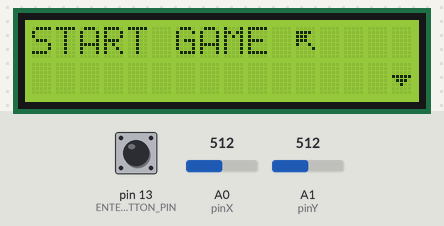
Recording of a sketch running on a simulated Arduino Uno, built with avr-gcc and run on an emulated ATmega328P. On the bench: 16×2 character LCD. The test bench sets the inputs (shaded band); at power-on: A0 (pinX) = 512, pin 13 (ENTER_BUTTON_PIN) LOW, A1 (pinY) = 512. What the sketch prints to the serial monitor is not drawn.

Above: at 1.2 s.
1.3 s: A0 (pinX) set to 313
2.8 s: A0 (pinX) set to 281
At 3.9 s:
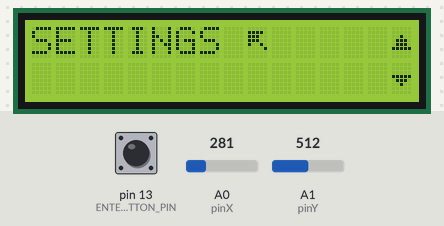
4.5 s: pin 13 (ENTER_BUTTON_PIN) pulled HIGH for 0.15 s
At 6.0 s:
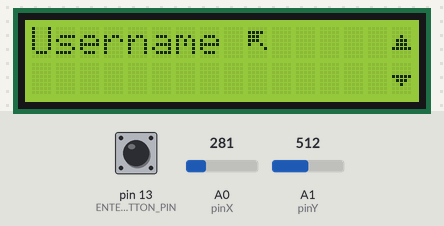
6.3 s: pin 13 (ENTER_BUTTON_PIN) pulled HIGH for 1 s
At 7.55 s:
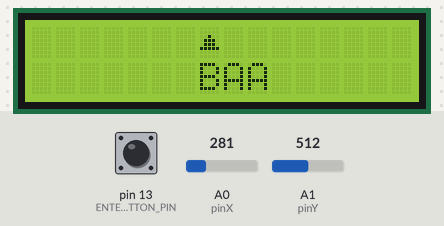
7.9 s: A1 (pinY) set to 684
10.1 s: A1 (pinY) set to 706
At 10.34 s:
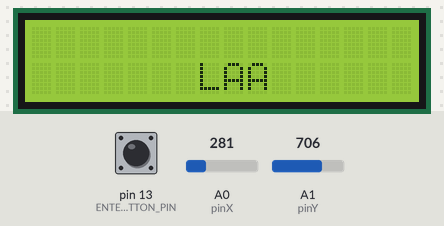
Timing chart, 0 to 13.1 s (numbered marks = the images above; inputs shaded):
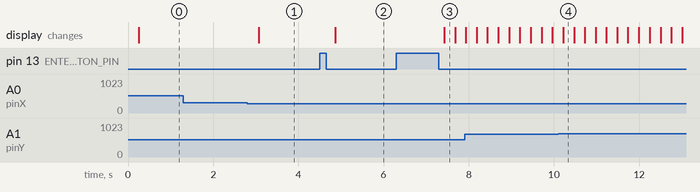

Measured:
- the behaviour switches between 300 and 299 on A0 (pinX) (found by bisection; images 0 and 1)
- the behaviour switches between 699 and 700 on A1 (pinY) (found by bisection; images 3 and 4)
- after the input at 1.3 s, every drawn part: stays the same
- after the input at 2.8 s, the display: changes after 0.27 s (image 1)
- after the input at 4.5 s, the display: changes after 0.36 s (image 2)
- after the input at 6.3 s, the display: changes after 1.1 s (image 3)
- after the input at 10.1 s, the display: changes after 0.12 s (image 4)

The sketch:

Homework5.ino
```cpp
#include "joystickLogic/joystickLogic.h"
#include "menu/menu.h"
#include "button/button.h"
#include "lcdDisplay/lcdDisplay.h"
#include "data/data.h"

void setup() {
  pinMode(ENTER_BUTTON_PIN, INPUT);
  pinMode(contrastPin, OUTPUT);
  analogWrite(contrastPin, 130);

  lcd.begin(16, 2);

  lcd.createChar(0, arrowUp);
  lcd.createChar(1, arrowDown);
  lcd.createChar(2, clickArrow);


  Serial.begin(9600);
}
bool menuScroll = 1;
unsigned long lastMenuScrollChange = 0;
void loop() {
  buttonCheck();

  short int movementPosition = getMovementPosition();

  if (menuState == NAME && (millis() - lastSwitch > MENU_PAUSE)) {
    if (buttonState == 1 && lastButtonState != buttonState) {
      if (millis() - lastMenuScrollChange > 100) {
        menuScroll = !menuScroll;
        lastMenuScrollChange = millis();
      }
    }
  }

  // Menu State Switching
  if (menuScroll) {
    verifyChangeJoystick(movementPosition);
    menuStateSwitching(changebleValueJoystick, lastButtonState, movementPosition, buttonState);
  }
  writeText(getText(), menuScroll, verifyMoveUp(), verifyMoveDown());
//  Serial.println("Sizeof datasys=" + String(sizeof(dataHighscores)));

}
```

button.h
```cpp
#define ENTER_BUTTON_PIN 13

byte reading;
byte lastReading = LOW;
byte buttonState;
byte lastButtonState = LOW;
byte buttonPressed;
byte lastButtonPressed = LOW;
unsigned long lastDebounceTimePressed = 0;
unsigned long debounceDelayPressed = 50;


void buttonCheck() {
reading = digitalRead(ENTER_BUTTON_PIN);
  if (reading != lastButtonState) {
    lastDebounceTimePressed = millis();
  }
  if (millis() - lastDebounceTimePressed > debounceDelayPressed) {
    if (reading != buttonState) {
      buttonState = reading;
      if (buttonState == LOW ) {
        if (!buttonPressed) { // to not reset the timer if the button is pressed multiple times
            buttonPressed = 1;
        }
        else {
            buttonPressed = 0;
        }
      }
    }
  }
  lastButtonState = reading;
}
```

data.h
```cpp
#ifndef _DATA_
#define _DATA_
struct systemData{
    short int difficulty = 0;
    short int lcdContrast = 0;
    short int lcdBrightness = 0;
    short int matrixBrightness = 0;
};
struct dataPlayer{
    char name[3] = "AAA";
    short int score = 0;
};

static systemData systemData; // 8 bytes (evaluated with sizeof)

static dataPlayer Player;

static dataPlayer dataHighscores[3]; // highscores of players
                                        // 12 bytes (evaluated with sizeof)

#endif
```

joystickLogic.h
```cpp
#ifndef _JOYSTICKLOGIC_
#define _JOYSTICKLOGIC_

#define UP 0
#define DOWN 1
#define LEFT 2
#define RIGHT 3

#define CHANGE_TIME_VALUE 25

const int pinX = A0;
const int pinY = A1;
const int pinSW = 2;
int xValue = 0;
int yValue = 0;
unsigned long lastDebounceTimeMovement = 0;
const int debounceTimeMovement = 10;
const int maxHold = 700;
const int minHold = 300;
int lastDebounceValue = -1;
int debounceValue = lastDebounceValue;
int joystickPosition;

unsigned long lastChangeTime = 0;
int lastMovementPosition = -1;

// This var is needed not to allow the user to scroll infinetly without changing
// the position of the joystick. After 1 scroll, the var is false
byte changebleValueJoystick = 1;

byte getChangebleValueJoystick(){
  return changebleValueJoystick;
}
void verifyChangeJoystick(int movementPosition){
  if(movementPosition != -1){
    if(movementPosition!=lastMovementPosition){
      changebleValueJoystick = 1;
    }
    else{
      changebleValueJoystick = 0;
    }
  }
  lastMovementPosition = movementPosition;
}


int getMovementPosition() {
  xValue = analogRead(pinX);
  yValue = analogRead(pinY);
  // Serial.println("xValue=" + String(xValue) + ", yValue=" + String(yValue));
  if (millis() - lastDebounceTimeMovement > debounceTimeMovement) {
    lastDebounceTimeMovement = millis();
    lastDebounceValue = debounceValue;
    if (xValue > maxHold && (yValue < maxHold && yValue > minHold)) {
      debounceValue = DOWN;
    }
    else if (xValue < minHold && (yValue < maxHold && yValue > minHold)) {
      debounceValue = UP;
    }
    else if (yValue > maxHold && (xValue < maxHold && xValue > minHold)) {
      debounceValue = LEFT;
    }
    else if (yValue < minHold && (xValue < maxHold && xValue > minHold)) {
      debounceValue = RIGHT;
    }
    else {
      debounceValue = -1;
    }
  }
  if (lastDebounceValue == debounceValue) {
    return debounceValue;
  }
  return -1;
}

#endif
```

init.h
```cpp
#ifndef _INIT_MENU_
#define _INIT_MENU_


#define NO_ACTION -1
#define START_GAME 0
#define SETTINGS 1
#define HIGHSCORE 2
#define ABOUT 3
#define HOW_TO_PLAY 4
#define GAMEPLAY 5
#define LOST 6
#define NAME 7
#define DIFFICULTY 8
#define LCD_CONTRAST 9
#define LCD_BRIGTHNESS 10
#define MATRIX_BRIGHTNESS 11
int menuState = 0; // menu will open with START GAME

short int menuMovementMatrix[][3] = {
//  {DOWN, UP, BUTTONPRESSED}
    {SETTINGS, NO_ACTION, GAMEPLAY}, // STATE 0 -> START GAME
    {HIGHSCORE, START_GAME, NAME}, // STATE 1 -> SETTINGS
    {ABOUT, SETTINGS, NO_ACTION}, // STATE 2 -> HIGHSCORE
    {HOW_TO_PLAY, HIGHSCORE, NO_ACTION}, // STATE 3 -> ABOUT
    {NO_ACTION, ABOUT, NO_ACTION}, // STATE 4 -> HOW TO PLAY
    {NO_ACTION, NO_ACTION, NO_ACTION}, // STATE 5 -> GAMEPLAY
    {NO_ACTION,NO_ACTION,START_GAME}, // STATE 6 -> LOST
    {DIFFICULTY, SETTINGS, NO_ACTION}, // STATE 7 -> NAME
    {LCD_CONTRAST, NAME, NO_ACTION}, // STATE 8 -> DIFFICULTY
    {LCD_BRIGTHNESS, DIFFICULTY, NO_ACTION}, // STATE 9 -> LCD_CONTRAST
    {MATRIX_BRIGHTNESS, LCD_CONTRAST, NO_ACTION}, // STATE 10 -> LCD_BRIGTHNESS
    {NO_ACTION, LCD_BRIGTHNESS, NO_ACTION} // STATE 11 -> MATRIX BRIGTHNESS
};

#endif
```

menu.h
```cpp
// Implementing the menu as a DFA
#ifndef _MENU_
#define _MENU_

#include "init.h"
#include "../data/data.h"
#define MENU_PAUSE 100

//movement MATRIX for the menu
unsigned long lastSwitch = 0;
byte verifyMoveUp(){
    if(menuMovementMatrix[menuState][1] != NO_ACTION){
        return true;
    }
    return false;
}

byte verifyMoveDown(){
    if(menuMovementMatrix[menuState][0] != NO_ACTION){
        return true;
    }
    return false;
}

void menuStateSwitching(byte changebleValueJoystick, byte lastButtonState, short int joystickMovement, byte buttonState){
    short int result;
    if(changebleValueJoystick){
        if(joystickMovement != -1 && (joystickMovement == 0 || joystickMovement == 1))
        {
            result = menuMovementMatrix[menuState][joystickMovement];
            if (result != NO_ACTION){
                menuState = result;
                lastSwitch = millis();
            }

        }
    }
    if(lastButtonState != buttonState){
        if(buttonState == 1){
            result = menuMovementMatrix[menuState][2];
            // Serial.println(result);
            if(result != NO_ACTION){
                menuState = result;
                lastSwitch = millis();
            }
        }
    }

}
short int menuChangeNameChars(short int joystickMovement, short int charIndex){
    // RIGHT 3
    // LEFT 2

        if(joystickMovement != -1)
        {
            // Serial.println(joystickMovement);
            if(joystickMovement == 1){
                Player.name[charIndex] --;
            }
            else if(joystickMovement == 0){
                Player.name[charIndex] ++ ;
            }
            else if(joystickMovement == 2){
                charIndex ++;
            }
            else if(joystickMovement == 3){
                charIndex --;
            }


            if(charIndex == -1){
                charIndex = 2;
            }
            else if(charIndex == 3){
                charIndex = 0;
            }
            lastSwitch = millis();
            Serial.println(charIndex);
        }

    return charIndex;
}


char* getText(){
    switch (menuState)
    {
    case START_GAME:
        return "START GAME ";
        break;

    case SETTINGS:
        return "SETTINGS ";
        break;

    case HIGHSCORE:
        return "HIGHSCORE ";
        break;

    case ABOUT:
        return "ABOUT ";
        break;

    case HOW_TO_PLAY:
        return "HOW TO PLAY ";
        break;

    case GAMEPLAY:
        return "GAMEPLAY ";
        break;

    case LOST:
        return "You lost! ";
        break;

    case NAME:
        return "Username ";
        break;

    case DIFFICULTY:
        return "Difficulty ";
        break;

    case LCD_CONTRAST:
        return "LCD_CONTRAST ";
        break;

    case LCD_BRIGTHNESS:
        return "LCD BRIGTHNESS ";
        break;

     case MATRIX_BRIGHTNESS:
        return "MATRIX BRIGHT ";
        break;

    default:
        return "RESTART THE ARDUINO !! ";
        break;
    }
}

#endif
```

init.h
```cpp
#define REFRESH_RATE 250
#define BLINK_TIME_ARROW 500
const byte RS = 9;
const byte enable = 8;
const byte d4 = 7;
const byte d5 = 6;
const byte d6 = 5;
const byte d7 = 4;
const byte contrastPin = 3;
unsigned long lastRefresh = 0;
unsigned long lastArrowBlink = 0;
LiquidCrystal lcd(RS, enable, d4, d5, d6, d7);

byte arrowUp[] = {
  B00000,
  B00000,
  B00100,
  B01110,
  B01110,
  B11111,
  B00000,
  B00000
};

byte arrowDown[] = {
  B00000,
  B00000,
  B00000,
  B11111,
  B01110,
  B00100,
  B00000,
  B00000
};
byte clickArrow[] = {
  B00000,
  B11110,
  B11100,
  B11100,
  B10010,
  B00001,
  B00000,
  B00000
};
```

lcdDisplay.h
```cpp
#include <LiquidCrystal.h>
#include <string.h>
#include "init.h"
#include "../data/data.h"
#include "../menu/menu.h"
#include "../joystickLogic/joystickLogic.h"
short int charIndex = 0;
void writeText(char* msg,bool menuScroll, byte verifyMoveUp, byte verifyMoveDown){
    if(millis() - lastRefresh > REFRESH_RATE){
        lcd.clear();
        if(!menuScroll){
          if(strcmp(msg, "Username ") == 0){
            short int movementPosition = getMovementPosition();
             // hardcoded TODO
            // verifyChangeJoystick(movementPosition);
            charIndex = menuChangeNameChars(movementPosition, charIndex);
            if(millis() - lastArrowBlink > BLINK_TIME_ARROW){
              lcd.setCursor(7+charIndex, 0);
              lcd.write(byte(0));
              lastArrowBlink = millis();
            }

            lcd.setCursor(7,1);
            lcd.print(Player.name[0]);
            lcd.print(Player.name[1]);
            lcd.print(Player.name[2]);
          }
        }
        else{
          lcd.setCursor(0, 0);
          lcd.print(msg);
          lcd.write(byte(2));

          if(verifyMoveUp){ // verify if menu can go up
              lcd.setCursor(15,0);
              lcd.write(byte(0));
          }
          if(verifyMoveDown){ //verify if menu can go
              lcd.setCursor(15,1);
              lcd.write(byte(1));
          }
        }
        lastRefresh = millis();
    }
}
```
